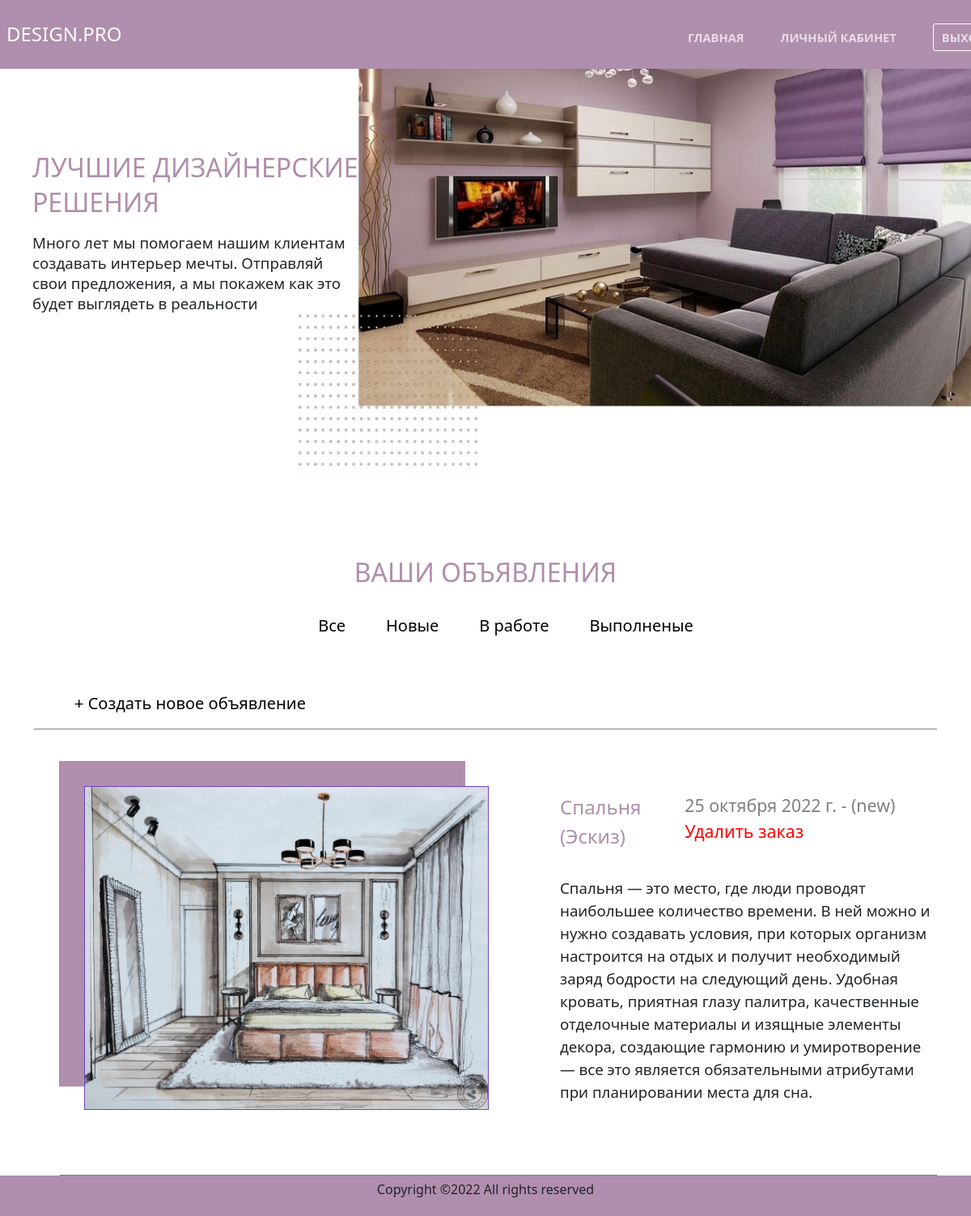
The page /catalog/accounts/profile/?status=new (signed in) on the database its author committed.
### catalog/models.py (models this page shows, shortened)
class Application(models.Model):
    name = models.CharField(max_length=200, verbose_name='Название', blank=False)
    username = models.ForeignKey('User', on_delete=models.SET_NULL, null=True)
    description = models.TextField(max_length=1000, help_text='Напишите описание ', blank=False)
    categories = models.ForeignKey('Categorise', verbose_name='Категория', on_delete=models.CASCADE)
    image = models.ImageField(max_length=254, upload_to=get_name_file,
                              null=True, blank=False,
                              validators=[FileExtensionValidator(allowed_extensions=['jpg', 'jpeg', 'png', 'bmp'])])
    status = models.CharField(max_length=200, verbose_name='Статус',
                              choices=(('new', 'Новая'), ('in work', 'Принято в работу'), ('done', 'Выполнено')),
                              default='new')
    date = models.DateField(verbose_name='Дата добавления', auto_now_add=True)
    img = models.ImageField(max_length=254, upload_to=get_name_file, null=True, blank=True,
                            validators=[FileExtensionValidator(allowed_extensions=['jpg', 'jpeg', 'png', 'bmp'])])
    comment = models.TextField(max_length=1000, help_text="Комментарий", blank=True)

class Categorise(models.Model):
    name = models.CharField(max_length=200, help_text="Напишите категорию", blank=False)
    def __str__(self):
        return self.name

### catalog/views.py (the view)
# urls.py: path('accounts/profile/', ApplicationListView.as_view(), name='profile'),
class ApplicationListView(LoginRequiredMixin, generic.ListView):
    model = Application
    template_name = 'profile.html'
    status = None
    def get(self, request, *args, **kwargs):
        if request.GET.get('status'):
            self.status = request.GET.get('status')
        return super().get(request, *args, **kwargs)
    def get_context_data(self, **kwargs):
        context = super(ApplicationListView, self).get_context_data(**kwargs)
        context['status_list'] = Application.objects.filter(Q(status='new') | Q(status='in work') | Q(status='done'))
        return context
    def get_queryset(self):
        if self.status:
            return Application.objects.filter(username=self.request.user, status=self.status)
        return Application.objects.filter(username=self.request.user).order_by('-date')

### templates/profile.html
{% extends "base_generic.html" %}
{% block content %}
<p class="zgl">Ваши объявления</p>
           <div class="d-flex justify-content-center">
                <p class="sl"> <a href="{% url 'profile' %}">Все</a></p>
                <p class="sl"><a href="{% url 'profile' %}?status=new"> Новые </a></p>
                <p class="sl"> <a href="{% url 'profile' %}?status=in work"> В работе</a>  </p>
                <p class="sl"> <a href="{% url 'profile' %}?status=done"> Выполненые </a></p>
            </div>
<div class="content-window ">
 <p class="sl"><a href="{% url 'createapp' %}"> + Создать новое объявление</a></p>
</div>
{% if application_list %}
  <ul>
   {% for application in application_list %}
                     <div class=" box-shadow content-window">
                          <div class="d-flex ">
                                <div>
                                     <img src="{{application.image.url}}">
                                </div>
                                <div>
                                    <div class="d-flex justify-content-between">
                                         <p class="p-2"> {{application.name}} ({{application.categories}})</p>
                                        <p class="p-2"> {{application.date}} - ({{application.status}})
                                            {% if application.status == 'new' %}
                                <a href="{% url 'delete_application' application.pk %}">Удалить заказ</a>
                            {%          endif %}</p>
                                    </div>
                                    <p class="p-2"> {{application.description}}</p>
                                </div>
                         </div>
                    </div>
            {% endfor %}
  </ul>
 {% else %}
    <p class="zgl">Объявлений нет</p>
  {% endif %}
{% endblock %}

### catalog/static/css/style.css (style rules this page uses)
* { margin: 0; padding: 0; }
body { background-color: #b08ead!important; }
ul { margin-bottom: 0!important; }
.sl>a { text-decoration: none!important; color: black!important; font-size: 20px; margin-left: 50px; }
.zgl { color: #b08ead; font-size: 24pt; font-weight: normal ; line-height: normal; padding-top: 100px; text-transform: uppercase; text-align: center; margin-bottom: 30px; }
.content-window { margin-top: 50px; border-bottom: solid 1px gray ; }
.content-window>div>div:first-child>img { background-size: cover; box-shadow: -30px -30px 0px 1px #b08ead; border: solid 1px #6f42c1; margin-left: 30px; margin-bottom: 80px; margin-top: 20px; height: 400px; width: 500px; }
.content-window>div>div:last-child>div { margin-top: 20px; margin-left: 80px; }
.content-window>div>div:last-child>div>p:first-child { color: #b08ead; font-size: 18pt; font-weight: normal ; }
.content-window>div>div:last-child>div>p:last-child { color: gray; font-size: 16pt; }
.content-window>div>div:last-child>div>p:last-child>a { text-decoration: none!important; color: red!important; }
.content-window>div>div:last-child>p { margin-left: 80px; font-size: 14pt; }

### rows shown on the page
Application: image (picture), name "Спальня", categories "Эскиз", date "25 октября 2022 г.", status "new", shows "Удалить заказ", description "Спальня — это место, где люди проводят наибольшее количество времени. В ней можно и нужно создавать условия, при которых организм настроится на отдых и получит необходимый заряд бодрости на следующий день. Удобная кровать, приятная глазу палитра, качественные отделочные материалы и изящные элементы декора, создающие гармонию и умиротворение — все это является обязательными атрибутами при планировании места для сна."
